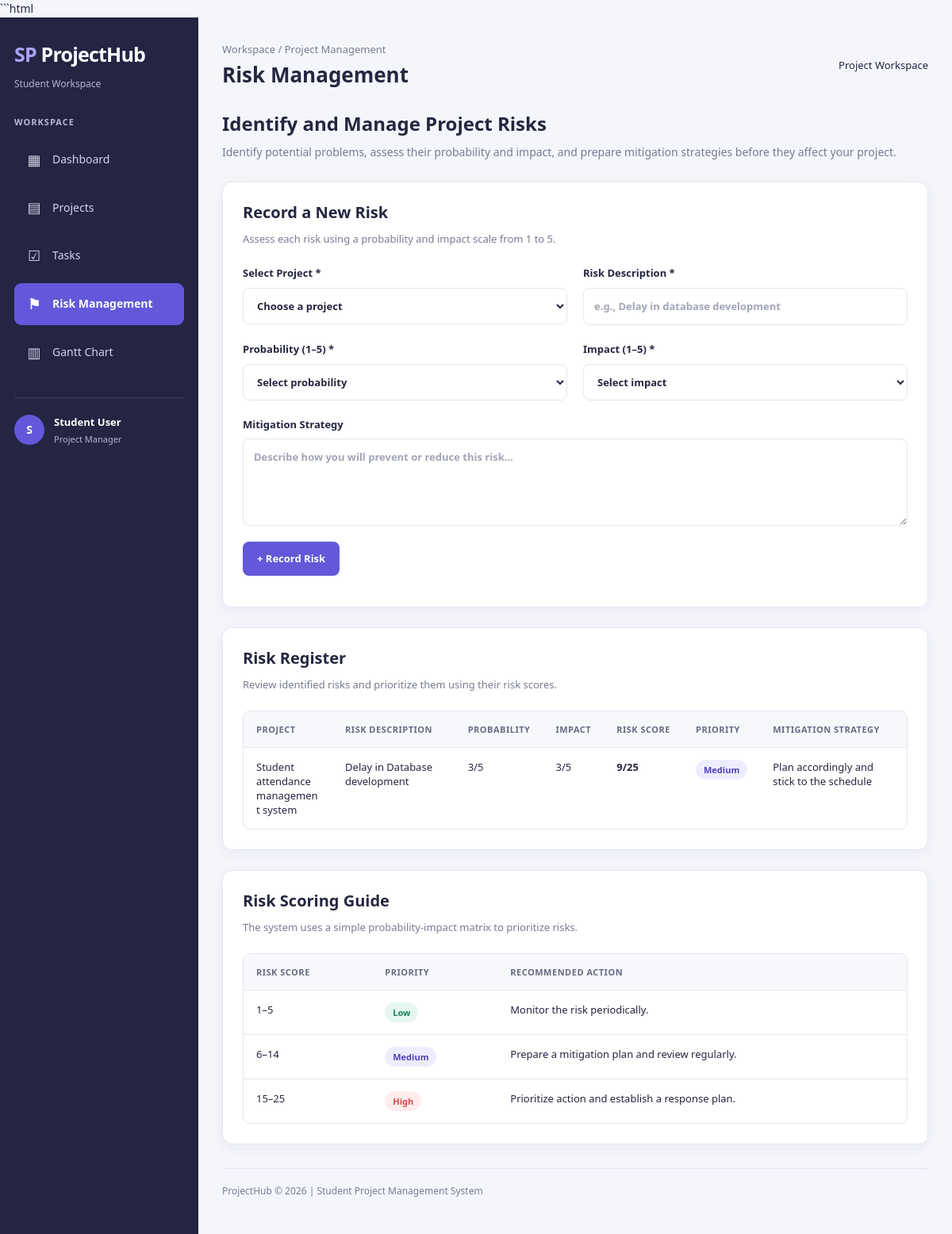
Screenshot of /risks with the database file from the repository.
### tables this page shows
CREATE TABLE risks (
            id INTEGER PRIMARY KEY AUTOINCREMENT,
            project_id INTEGER NOT NULL,
            description TEXT NOT NULL,
            probability INTEGER NOT NULL,
            impact INTEGER NOT NULL,
            mitigation TEXT,
            FOREIGN KEY (project_id) REFERENCES projects(id)
        );

CREATE TABLE projects (
            id INTEGER PRIMARY KEY AUTOINCREMENT,
            name TEXT NOT NULL,
            description TEXT,
            start_date TEXT,
            deadline TEXT,
            status TEXT DEFAULT 'Planning'
        );

### app.py (the view, shortened to what this page needs)
@app.route("/risks", methods=["GET", "POST"])
def risks():
    connection = get_db_connection()
    all_risks = connection.execute("""
        SELECT risks.*, projects.name AS project_name,
               (risks.probability * risks.impact) AS risk_score
        FROM risks
        JOIN projects ON risks.project_id = projects.id
        ORDER BY risk_score DESC
    """).fetchall()
    all_projects = connection.execute(
        "SELECT * FROM projects ORDER BY name"
    ).fetchall()
    connection.close()
    return render_template(
        "risks.html",
        risks=all_risks,
        projects=all_projects
    )

### app.py (called while the page is built)
def get_db_connection():
    connection = sqlite3.connect(DATABASE)
    connection.row_factory = sqlite3.Row
    return connection

### templates/risks.html (shortened to what this page needs)
```html {% extends "base.html" %}  {% block heading %}Risk Management{% endblock %} {%
block content %}
<div class="page-intro">
  <h2>Identify and Manage Project Risks</h2>
  <p>
    Identify potential problems, assess their probability and impact, and
    prepare mitigation strategies before they affect your project.
  </p>
</div>
<section class="panel">
  <h2>Record a New Risk</h2>
  <p class="panel-description">
    Assess each risk using a probability and impact scale from 1 to 5.
  </p>
  {% if projects %}
  <form method="POST" class="form-grid">
    <label>
      Select Project *
      <select name="project_id" required>
        <option value="">Choose a project</option>
      </select>
    </label>
    <label>
      Risk Description *
      <input
        type="text"
        name="description"
        placeholder="e.g., Delay in database development"
        required
      />
    </label>
    <label>
      Probability (1–5) *
      <select name="probability" required>
        <option value="">Select probability</option>
      </select>
    </label>
    <label>
      Impact (1–5) *
      <select name="impact" required>
        <option value="">Select impact</option>
      </select>
    </label>
    <label class="full-width">
      Mitigation Strategy
      <textarea
        name="mitigation"
        placeholder="Describe how you will prevent or reduce this risk..."
      ></textarea>
    </label>
    <div class="full-width">
      <button type="submit" class="btn">+ Record Risk</button>
    </div>
  </form>
  {% endif %}
</section>
<section class="panel">
  <h2>Risk Register</h2>
  <p class="panel-description">
    Review identified risks and prioritize them using their risk scores.
  </p>
  {% if risks %}
  <div class="table-wrapper">
    <table>
      <thead>
        <tr>
          <th>Project</th>
          <th>Risk Description</th>
          <th>Probability</th>
          <th>Impact</th>
          <th>Risk Score</th>
          <th>Priority</th>
          <th>Mitigation Strategy</th>
        </tr>
      </thead>
      <tbody>
        {% for risk in risks %}
        <tr>
          <td>{{ risk.project_name }}</td>
          <td>{{ risk.description }}</td>
          <td>{{ risk.probability }}/5</td>
          <td>{{ risk.impact }}/5</td>
          <td>
            <strong>{{ risk.risk_score }}/25</strong>
          </td>
          <td>
            {% if risk.risk_score >= 15 %}
            <span class="badge badge-red">High</span>
            {% elif risk.risk_score >= 6 %}
            <span class="badge">{{ 'Medium' }}</span>
            {% else %}
            <span class="badge badge-green">Low</span>
            {% endif %}
          </td>
          <td>{{ risk.mitigation or 'Not specified' }}</td>
        </tr>
        {% endfor %}
      </tbody>
    </table>
  </div>
  {% else %}
  <div class="empty-state">
    <h3>No risks recorded</h3>
    <p>Start by identifying a potential risk in one of your projects.</p>
  </div>
  {% endif %}
</section>
<section class="panel">
  <h2>Risk Scoring Guide</h2>
  <p class="panel-description">
    The system uses a simple probability-impact matrix to prioritize risks.
  </p>
  <div class="table-wrapper">
    <table>
      <thead>
        <tr>
          <th>Risk Score</th>
          <th>Priority</th>
          <th>Recommended Action</th>
        </tr>
      </thead>
      <tbody>
        <tr>
          <td>1–5</td>
          <td><span class="badge badge-green">Low</span></td>
          <td>Monitor the risk periodically.</td>
        </tr>
        <tr>
          <td>6–14</td>
          <td><span class="badge">Medium</span></td>
          <td>Prepare a mitigation plan and review regularly.</td>
        </tr>
        <tr>
          <td>15–25</td>
          <td><span class="badge badge-red">High</span></td>
          <td>Prioritize action and establish a response plan.</td>
        </tr>
      </tbody>
    </table>
  </div>
</section>
{% endblock %} ```

### static/style.css (style rules this page uses)
:root { --primary: #6258d9; --primary-dark: #4d43bd; --background: #f5f6fc; --surface: #ffffff; --text: #252640; --muted: #777b91; --border: #e4e6f0; --success: #16845b; --success-bg: #e5f7ef; --danger: #d94848; --danger-bg: #ffeded; --warning: #b7791f; --warning-bg: #fff5dc; --info: #2479cf; --info-bg: #e8f3ff; --radius: 12px; --shadow: 0 4px 18px rgba(40, 40, 80, 0.05); }
* { box-sizing: border-box; }
html { scroll-behavior: smooth; }
body { margin: 0; font-family: "Segoe UI", Arial, sans-serif; background: var(--background); color: var(--text); font-size: 14px; line-height: 1.6; }
button, input, select, textarea { font: inherit; }
button { cursor: pointer; }
h1, h2, h3, h4, p { margin-top: 0; }
h1, h2, h3 { line-height: 1.3; }
h2 { font-size: 20px; margin-bottom: 12px; }
.page-intro { margin-bottom: 25px; }
.page-intro h2 { font-size: 24px; margin-bottom: 8px; }
.page-intro p { color: var(--muted); max-width: 850px; margin-bottom: 0; line-height: 1.8; }
.panel-description { color: var(--muted); font-size: 13px; margin-bottom: 22px; }
.panel { background: var(--surface); border: 1px solid var(--border); border-radius: var(--radius); padding: 25px; margin-bottom: 25px; box-shadow: var(--shadow); min-width: 0; }
.panel h2 { margin-bottom: 10px; }
.btn { display: inline-flex; justify-content: center; align-items: center; gap: 8px; padding: 11px 18px; background: var(--primary); color: #ffffff; border: none; border-radius: 8px; font-size: 13px; font-weight: 600; text-align: center; transition: background 0.2s, transform 0.2s; cursor: pointer; }
.form-grid { display: grid; grid-template-columns: repeat(2, minmax(0, 1fr)); gap: 20px; }
.form-grid label { display: flex; flex-direction: column; gap: 8px; font-size: 13px; font-weight: 600; color: var(--text); min-width: 0; }
.full-width { grid-column: 1 / -1; }
input[type="text"], input[type="number"], input[type="date"], input[type="email"], input[type="password"], select, textarea { width: 100%; min-width: 0; padding: 12px 13px; border: 1px solid var(--border); border-radius: 8px; background: #ffffff; color: var(--text); font-size: 13px; outline: none; transition: border-color 0.2s, box-shadow 0.2s; }
input::placeholder, textarea::placeholder { color: #a2a5b7; }
textarea { min-height: 110px; resize: vertical; }
select { cursor: pointer; }
.table-wrapper { width: 100%; overflow-x: auto; border: 1px solid var(--border); border-radius: 9px; }
table { width: 100%; border-collapse: collapse; text-align: left; font-size: 13px; }
thead { background: #f7f8fc; }
th { color: #666b83; font-size: 11px; font-weight: 700; text-transform: uppercase; letter-spacing: 0.5px; white-space: nowrap; }
th, td { padding: 15px 16px; border-bottom: 1px solid var(--border); vertical-align: top; }
tbody tr:last-child td { border-bottom: none; }
td { overflow-wrap: anywhere; }
td strong { color: var(--text); }
.badge { display: inline-flex; align-items: center; justify-content: center; padding: 5px 10px; border-radius: 20px; background: #eeedff; color: var(--primary-dark); font-size: 11px; font-weight: 700; white-space: nowrap; }
.badge-green { background: var(--success-bg); color: var(--success); }
.badge-red { background: var(--danger-bg); color: var(--danger); }

### rows the page displays
risks: project_name "Student attendance management system", description "Delay in Database development", probability "3", impact "3", risk_score "9", value "Medium", mitigation "Plan accordingly and stick to the schedule"
